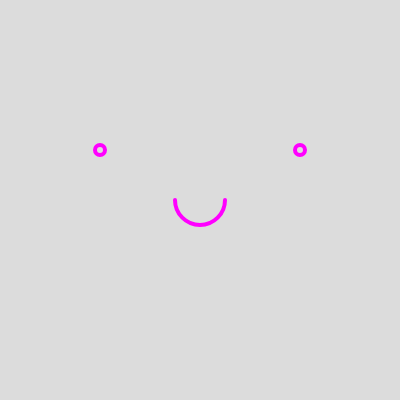
Frame 1 (no input)
Frame 60 (no input): identical to frame 1, image omitted
Frame 120 (the mouse pressed at the canvas centre since frame 60): identical to frame 1, image omitted

The p5.js sketch that drew this single still picture (run headless with seeded random() and noise() and a simulated clock; from frame 60 on, the mouse is pressed at the canvas centre):

// p5.js sketch
// ── sketch.js
// More applications
// by Prof. Marcela Godoy
// from Creative Coding Lab
// IMA, NYU Shanghai

function setup() {
  createCanvas(400, 400);
}

function draw() {
  background(220);

  noFill();
  stroke(255, 0, 255);
  strokeWeight(4);

  // eyes
  circle(100, 150, 10);
  circle(300, 150, 10);

  // mouth
  arc(200, 200, 50, 50, PI * 0.0, PI * 1.0);
}
